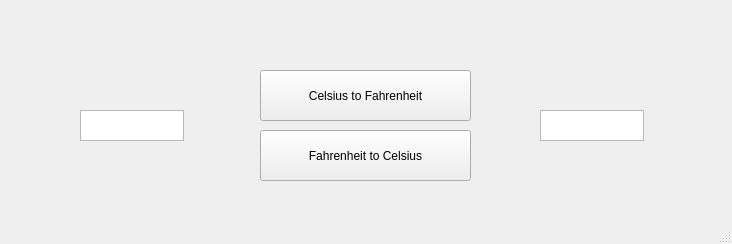
<?xml version="1.0" encoding="UTF-8"?>
<ui version="4.0">
 <class>MainWindow</class>
 <widget class="QMainWindow" name="MainWindow">
  <property name="geometry">
   <rect>
    <x>0</x>
    <y>0</y>
    <width>732</width>
    <height>244</height>
   </rect>
  </property>
  <property name="windowTitle">
   <string>MainWindow</string>
  </property>
  <widget class="QWidget" name="centralwidget">
   <widget class="QPushButton" name="C2F">
    <property name="geometry">
     <rect>
      <x>260</x>
      <y>70</y>
      <width>211</width>
      <height>51</height>
     </rect>
    </property>
    <property name="text">
     <string>Celsius to Fahrenheit</string>
    </property>
   </widget>
   <widget class="QPushButton" name="F2C">
    <property name="geometry">
     <rect>
      <x>260</x>
      <y>130</y>
      <width>211</width>
      <height>51</height>
     </rect>
    </property>
    <property name="text">
     <string>Fahrenheit to Celsius</string>
    </property>
   </widget>
   <widget class="QTextEdit" name="inputValue">
    <property name="geometry">
     <rect>
      <x>80</x>
      <y>110</y>
      <width>104</width>
      <height>31</height>
     </rect>
    </property>
   </widget>
   <widget class="QTextEdit" name="output">
    <property name="geometry">
     <rect>
      <x>540</x>
      <y>110</y>
      <width>104</width>
      <height>31</height>
     </rect>
    </property>
   </widget>
  </widget>
  <widget class="QStatusBar" name="statusbar"/>
 </widget>
 <resources/>
 <connections/>
</ui>
